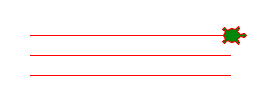

Reproduce this figure in Python.
# goto (x, y) position
import turtle

turtle.forward(200)

turtle.up()
turtle.goto(0, 20)
turtle.down()
turtle.forward(200)

turtle.up()
turtle.goto(0, 40)
turtle.down()
turtle.forward(200)


turtle.done()
